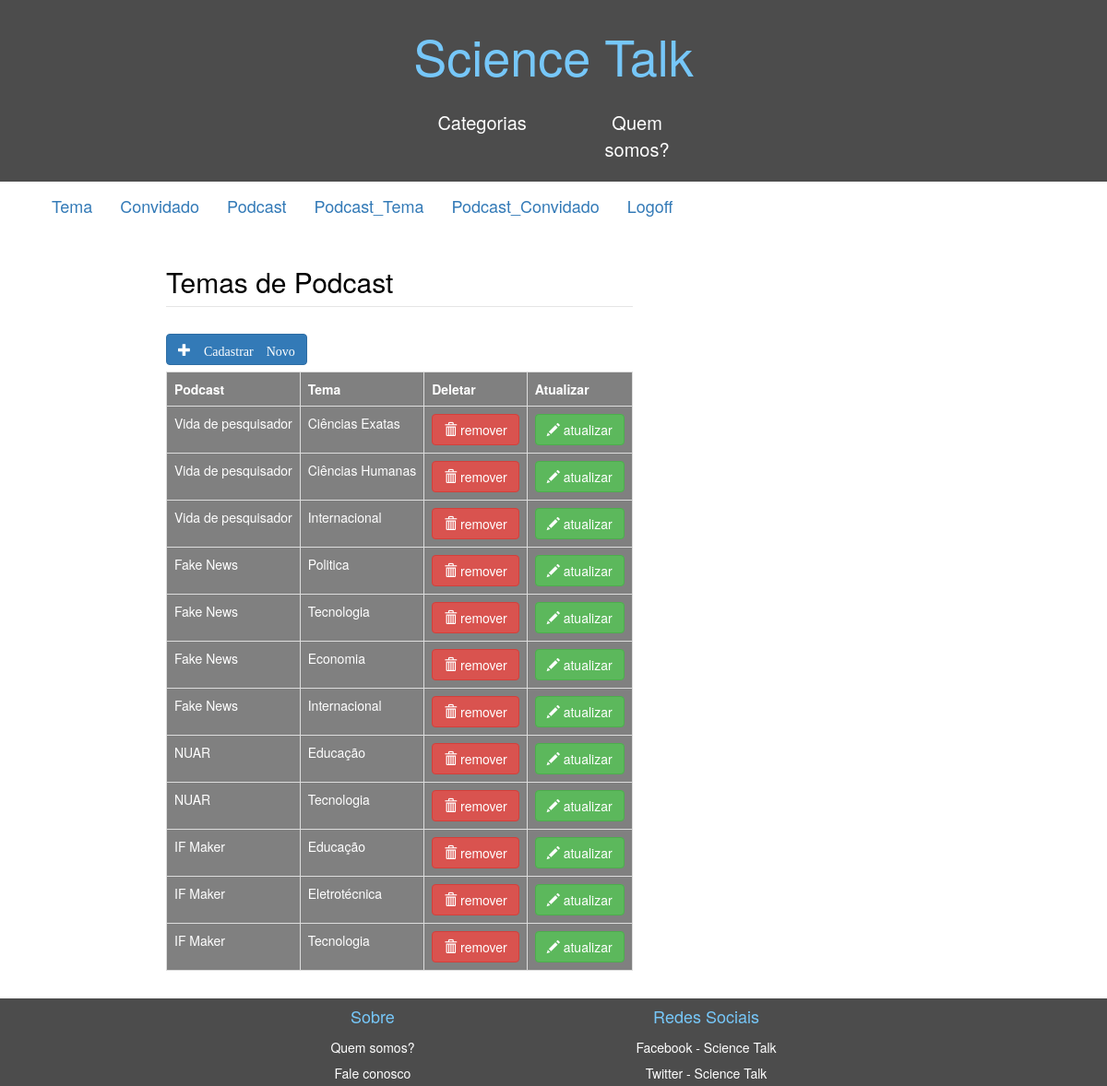
The app's page /Admin/ListPodTema.php (signed in) with its own data.
### tables this page shows
CREATE TABLE `podcast_tema` (
  `id_podcast_tema` int(11) NOT NULL,
  `podcast_id` int(11) NOT NULL,
  `tema_id` int(11) NOT NULL
);

CREATE TABLE `podcast` (
  `id` int(11) NOT NULL,
  `youtube` varchar(20) NOT NULL,
  `descricao` text NOT NULL,
  `titulo` varchar(50) NOT NULL,
  `data` date NOT NULL,
  `link_img` varchar(60) NOT NULL
);

CREATE TABLE `tema` (
  `id` int(11) NOT NULL,
  `descricao` varchar(50) NOT NULL
);

### Funcao.php (called while the page is built, shortened)
<?php
function obterConexao(){
  $conexao = mysqli_connect("localhost", "root", "", "podcast");
  mysqli_set_charset($conexao,'utf8');
  return $conexao;
}
    function obterTema_Podcast(){
      $temapod = array();
        $conexao = obterConexao();
        $sql = "SELECT * FROM podcast_tema pt INNER JOIN podcast p on pt.podcast_id = p.id INNER JOIN tema t on pt.tema_id = t.id";
        if($result = mysqli_query($conexao, $sql)){
          $temapod = $result->fetch_all(MYSQLI_ASSOC);
        }
        return $temapod;
    }
?>

### Admin/ListPodTema.php (the view, shortened to what this page needs)
<?php
	include_once ('../funcao.php');
	?>
<!DOCTYPE html>
<html lang="pt-br">
	<head>
    <link rel="stylesheet" href="https://maxcdn.bootstrapcdn.com/bootstrap/3.3.7/css/bootstrap.min.css">
        <link rel="stylesheet" type="text/css" href="../Estilo_PI.css"/>
  </head>
  <body>
  <div class="container">
		<?php include_once ('../menu.php');?>
			<div id="conteudoo">
                <div>
                <fieldset>
			<legend>
				<h2>Temas de Podcast</h2>
			</legend>
			<table class="table table-bordered  ">
            <caption><a class="btn btn-primary glyphicon glyphicon-plus" href="CadPodTema.php" role="button"> Cadastrar Novo</a></caption>
				<tr>
					<th>
						Podcast
					</th>
                    <th>
						Tema
					</th>
					<th>
						Deletar
					</th>
					<th>
						Atualizar
					</th>
                </tr>
            </div>
                <?php
                    $pods = obterTema_Podcast();
					foreach ($pods as $pod) {
                        echo "<tr>";
                        echo "<td>" . $pod["titulo"] . "</td>";
                        echo "<td>" . $pod["descricao"] . "</td>";
                        echo "<td> <form action='DeletePodTema.php' method='post'>
				             <input type='hidden' name='id' value=" .$pod['id_podcast_tema'].">
							<button class='btn btn-danger'><span class='glyphicon glyphicon-trash'></span> remover</button></form>
							</td>";
							echo "<td> <form action='UpdatePodTema.php' method='post'>
				             <input type='hidden' name='id' value=" .$pod['id_podcast_tema'].">
							 <button class='btn btn-success'><span class='glyphicon glyphicon-pencil'></span> atualizar</button></form>
							</td>";
						echo "</tr>";
                    }
				?>
                </div>
			</div>
			<footer class="footer">
			<?php include_once ('../rodape.php');?>
			</footer>
  </body>
  </body>
</html>

### Estilo_PI.css (style rules this page uses)
html { height: 100%; }
body { min-height: 100%; display: flex; background-image: url("Images/Background_1.jpg"); background-attachment: fixed; background-size: cover; }
.container { flex-grow: 1; display: flex; flex-direction: column; margin: 0px; padding: 0px; }
#conteudoo { flex-grow: 1; flex-direction: row; display: flex; margin:0 auto; padding:0px; margin-bottom: 1rem; width: 70%; border-radius: 10px 20px; }
table { background-color:grey; color: white; }
legend { color: black; }
caption { margin: 0 auto; justify-content: center; align-items: center; flex-direction: row; }

### records on screen
podcast_tema: podcast.titulo "Vida de pesquisador", tema.descricao "Ciências Exatas"
podcast_tema: podcast.titulo "Vida de pesquisador", tema.descricao "Ciências Humanas"
podcast_tema: podcast.titulo "Vida de pesquisador", tema.descricao "Internacional"
podcast_tema: podcast.titulo "Fake News", tema.descricao "Politica"
podcast_tema: podcast.titulo "Fake News", tema.descricao "Tecnologia"
podcast_tema: podcast.titulo "Fake News", tema.descricao "Economia"
podcast_tema: podcast.titulo "Fake News", tema.descricao "Internacional"
podcast_tema: podcast.titulo "NUAR", tema.descricao "Educação"
podcast_tema: podcast.titulo "NUAR", tema.descricao "Tecnologia"
podcast_tema: podcast.titulo "IF Maker", tema.descricao "Educação"
podcast_tema: podcast.titulo "IF Maker", tema.descricao "Eletrotécnica"
podcast_tema: podcast.titulo "IF Maker", tema.descricao "Tecnologia"
